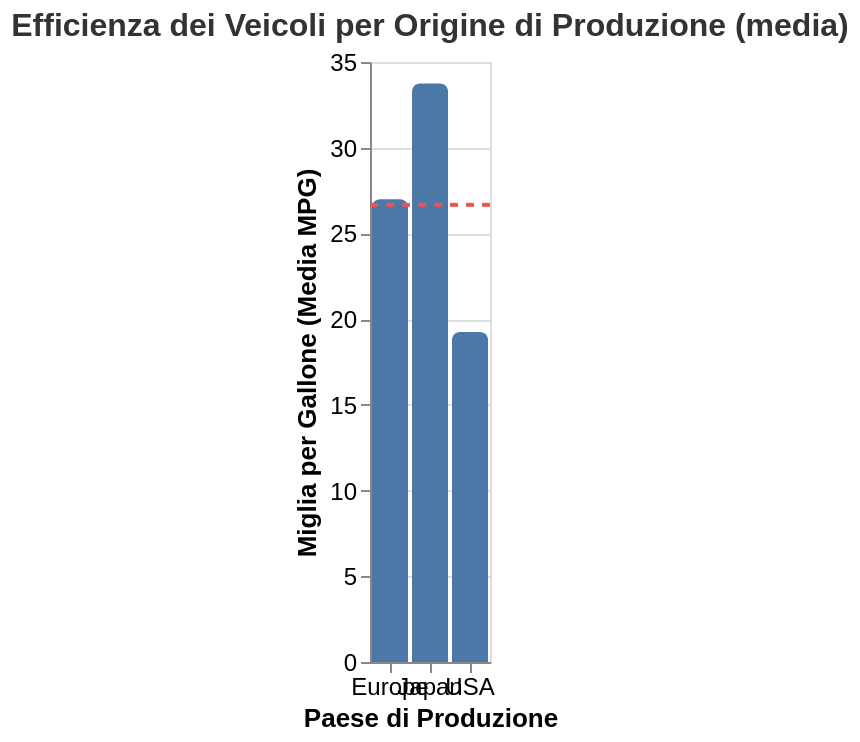

Write a Vega-Lite specification for this figure.
### Vega-Lite specification from a JSON file in a GitHub repository (floating-point values rounded to 4 significant figures)
{"$schema": "https://vega.github.io/schema/vega-lite/v5.json", "config": {"view": {"continuousHeight": 300, "continuousWidth": 400}}, "width": "container", "height": 300, "title": {"text": "Efficienza dei Veicoli per Origine di Produzione (media)", "fontSize": 16, "fontWeight": "bold", "color": "#333"}, "data": {"name": "cars-dataset"}, "datasets": {"cars-dataset": [{"Origin": "USA", "Miles_per_Gallon": 15}, {"Origin": "USA", "Miles_per_Gallon": 18}, {"Origin": "USA", "Miles_per_Gallon": 21}, {"Origin": "USA", "Miles_per_Gallon": 23}, {"Origin": "Europe", "Miles_per_Gallon": 24}, {"Origin": "Europe", "Miles_per_Gallon": 26}, {"Origin": "Europe", "Miles_per_Gallon": 28}, {"Origin": "Europe", "Miles_per_Gallon": 30}, {"Origin": "Japan", "Miles_per_Gallon": 30}, {"Origin": "Japan", "Miles_per_Gallon": 33}, {"Origin": "Japan", "Miles_per_Gallon": 35}, {"Origin": "Japan", "Miles_per_Gallon": 37}]}, "layer": [{"params": [{"name": "hover", "select": {"type": "point", "on": "pointerover", "clear": "pointerout"}}], "mark": {"type": "bar", "color": "#4c78a8", "cornerRadiusTopLeft": 4, "cornerRadiusTopRight": 4, "cursor": "pointer"}, "encoding": {"x": {"field": "Origin", "type": "nominal", "axis": {"title": "Paese di Produzione", "labelAngle": 0, "labelFontSize": 12, "titleFontSize": 13}}, "y": {"field": "Miles_per_Gallon", "type": "quantitative", "aggregate": "mean", "axis": {"title": "Miglia per Gallone (Media MPG)", "labelFontSize": 12, "titleFontSize": 13}}, "tooltip": [{"field": "Origin", "type": "nominal", "title": "Origine"}, {"field": "Miles_per_Gallon", "aggregate": "mean", "type": "quantitative", "format": ".1f", "title": "Media MPG"}], "opacity": {"condition": {"param": "hover", "value": 1}, "value": 0.75}}}, {"mark": {"type": "rule", "color": "#e45756", "strokeWidth": 2, "strokeDash": [4, 4]}, "encoding": {"y": {"field": "Miles_per_Gallon", "aggregate": "mean", "type": "quantitative"}}}]}
